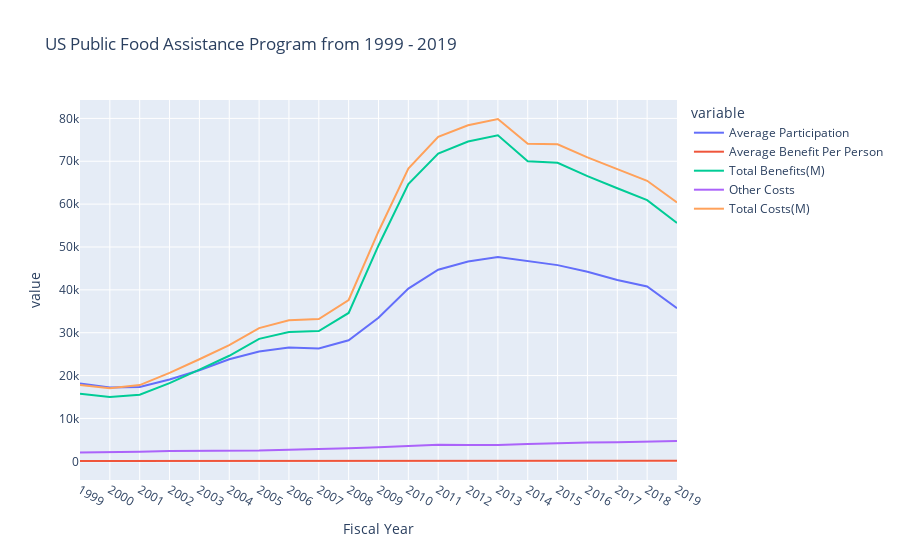

Notebook source saved alongside this figure:
### Code cell
# Create a plot
# plt.figure(figsize=(12,6))
# plt.title('US Public Food Assistance Program from 1999 - 2019')
#sns.lineplot(data=my_data.iloc[30:]);
px.line(data_frame=df, title='US Public Food Assistance Program from 1999 - 2019')

### Figure 1 — Plotly figure (JSON) as saved in the notebook; plotly's stock layout.template omitted (floating-point values rounded to 4 significant figures)
{"data": [{"hovertemplate": "variable=Average Participation<br>Fiscal Year=%{x}<br>value=%{y}<extra></extra>", "legendgroup": "Average Participation", "line": {"color": "#636efa", "dash": "solid"}, "marker": {"symbol": "circle"}, "mode": "lines", "name": "Average Participation", "orientation": "v", "showlegend": true, "type": "scatter", "x": ["1999", "2000", "2001", "2002", "2003", "2004", "2005", "2006", "2007", "2008", "2009", "2010", "2011", "2012", "2013", "2014", "2015", "2016", "2017", "2018", "2019"], "xaxis": "x", "y": [18183, 17194, 17318, 19096, 21250, 23811, 25628, 26549, 26316, 28223, 33490, 40302, 44709, 46609, 47636, 46664, 45767, 44220, 42317, 40776, 35703], "yaxis": "y"}, {"hovertemplate": "variable=Average Benefit Per Person<br>Fiscal Year=%{x}<br>value=%{y}<extra></extra>", "legendgroup": "Average Benefit Per Person", "line": {"color": "#EF553B", "dash": "solid"}, "marker": {"symbol": "circle"}, "mode": "lines", "name": "Average Benefit Per Person", "orientation": "v", "showlegend": true, "type": "scatter", "x": ["1999", "2000", "2001", "2002", "2003", "2004", "2005", "2006", "2007", "2008", "2009", "2010", "2011", "2012", "2013", "2014", "2015", "2016", "2017", "2018", "2019"], "xaxis": "x", "y": [72.27, 72.62, 74.81, 79.67, 83.94, 86.16, 92.89, 94.75, 96.18, 102.2, 125.3, 133.8, 133.8, 133.4, 133.1, 125.0, 126.8, 125.4, 125.5, 124.5, 129.8], "yaxis": "y"}, {"hovertemplate": "variable=Total Benefits(M)<br>Fiscal Year=%{x}<br>value=%{y}<extra></extra>", "legendgroup": "Total Benefits(M)", "line": {"color": "#00cc96", "dash": "solid"}, "marker": {"symbol": "circle"}, "mode": "lines", "name": "Total Benefits(M)", "orientation": "v", "showlegend": true, "type": "scatter", "x": ["1999", "2000", "2001", "2002", "2003", "2004", "2005", "2006", "2007", "2008", "2009", "2010", "2011", "2012", "2013", "2014", "2015", "2016", "2017", "2018", "2019"], "xaxis": "x", "y": [15770.0, 14980.0, 15550.0, 18260.0, 21400.0, 24620.0, 28570.0, 30190.0, 30370.0, 34610.0, 50360.0, 64700.0, 71810.0, 74620.0, 76070.0, 70000.0, 69650.0, 66540.0, 63710.0, 60920.0, 55620.0], "yaxis": "y"}, {"hovertemplate": "variable=Other Costs<br>Fiscal Year=%{x}<br>value=%{y}<extra></extra>", "legendgroup": "Other Costs", "line": {"color": "#ab63fa", "dash": "solid"}, "marker": {"symbol": "circle"}, "mode": "lines", "name": "Other Costs", "orientation": "v", "showlegend": true, "type": "scatter", "x": ["1999", "2000", "2001", "2002", "2003", "2004", "2005", "2006", "2007", "2008", "2009", "2010", "2011", "2012", "2013", "2014", "2015", "2016", "2017", "2018", "2019"], "xaxis": "x", "y": [2052.0, 2071.0, 2242, 2381.0, 2412.0, 2480.0, 2504.0, 2716.0, 2800.0, 3031.0, 3260, 3581.0, 3876.0, 3792.0, 3793.0, 4061.0, 4301.0, 4374.0, 4464.0, 4530.0, 4744.0], "yaxis": "y"}, {"hovertemplate": "variable=Total Costs(M)<br>Fiscal Year=%{x}<br>value=%{y}<extra></extra>", "legendgroup": "Total Costs(M)", "line": {"color": "#FFA15A", "dash": "solid"}, "marker": {"symbol": "circle"}, "mode": "lines", "name": "Total Costs(M)", "orientation": "v", "showlegend": true, "type": "scatter", "x": ["1999", "2000", "2001", "2002", "2003", "2004", "2005", "2006", "2007", "2008", "2009", "2010", "2011", "2012", "2013", "2014", "2015", "2016", "2017", "2018", "2019"], "xaxis": "x", "y": [17820.0, 17050.0, 17790.0, 20640.0, 23820.0, 27100.0, 31070.0, 32900.0, 33170.0, 37640.0, 53620.0, 68280.0, 75690.0, 78410.0, 79860.0, 74060.0, 73950.0, 70910.0, 68170.0, 65450.0, 60370.0], "yaxis": "y"}], "layout": {"legend": {"title": {"text": "variable"}, "tracegroupgap": 0}, "title": {"text": "US Public Food Assistance Program from 1999 - 2019"}, "xaxis": {"anchor": "y", "domain": [0, 1], "title": {"text": "Fiscal Year"}}, "yaxis": {"anchor": "x", "domain": [0, 1], "title": {"text": "value"}}}}
